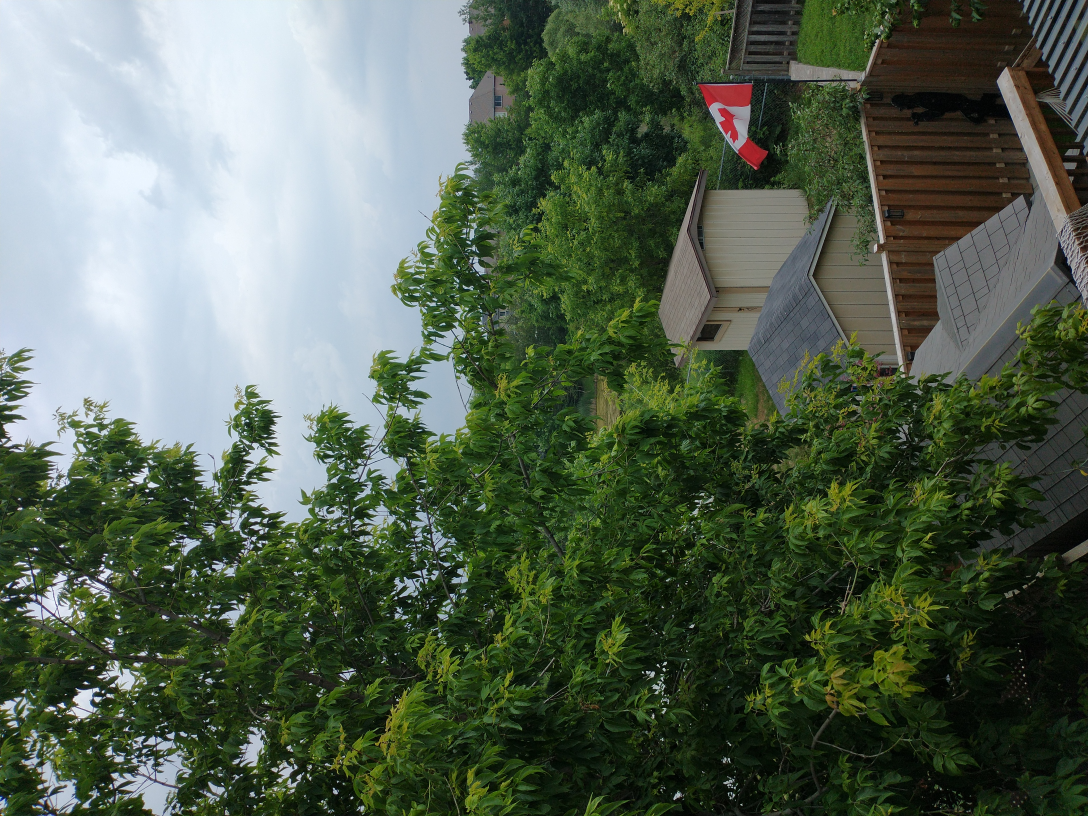
#> input picture DayNight/day/IMG_20210705_162236780.jpg, 3264 x 2448 px, given as the content of the folder C:/Users/Yanny/Desktop/NavMobility Interview/DayNight/org, which was not available (shown at 1/3 size)
$ python main.py
#> lines starting #> are read from the running program, lines starting #| are printed output that depends on the picture; pictures that were not available may be replaced by others from this repository, and a replacement may not be noted
import os
from os import listdir
from datetime import datetime
from PIL import Image
from PIL.ExifTags import TAGS
import shutil
import cv2

#Returns the time the photo was taken using exif tags

def date_taken(path):
    time_taken = Image.open(path)._getexif()[36867]
    return time_taken[11:16] \

def sort_file(file_name, date):
    hour = int(date [0:2])
    min = int(date[3:5])
    dayPath = r"C:\Users\Yanny\Desktop\NavMobility Interview\DayNight\day"
    nightPath = r"C:\Users\Yanny\Desktop\NavMobility Interview\DayNight\night"
    srcPath = file_name
    if (hour >= 19 and min >= 30):
        shutil.copy(srcPath, nightPath)
    else:
        shutil.copy(srcPath, dayPath)

def compare():
    dayPath = r"C:\Users\Yanny\Desktop\NavMobility Interview\DayNight\day"
    nightPath = r"C:\Users\Yanny\Desktop\NavMobility Interview\DayNight\night"
    file = open("results.txt", "w+")
    for folder in [dayPath, nightPath]:
        images = os.listdir(folder)
        for i in range(len(images)-1):
            img1 = cv2.imread(os.path.join(folder, images[i]))
            img2 = cv2.imread(os.path.join(folder, images[i+1]))
            img1 = cv2.GaussianBlur(img1, (5, 5), 0)
            img2 = cv2.GaussianBlur(img2, (5, 5), 0)
            diff = cv2.absdiff(img1, img2)
            file.write("\nImages " + str(i) + " and " + str(i+1) + "\n")
            file.write(str(diff))

#Could add a clear function to empty the folders and reset the results so that program can be run for multiple folders of images

folder_dir = r"C:\Users\Yanny\Desktop\NavMobility Interview\DayNight\org"
image_types = ('.png', '.jpeg', '.jpg', '.gif')

def main():
    #creates final dirs for sorting
    for images in os.listdir(folder_dir):
        imagesFile = r"C:\Users\Yanny\Desktop\NavMobility Interview\DayNight\org"'\\'
        name = imagesFile + images
        time = date_taken(name)
#> in date_taken, `time_taken = Image.open(path)._getexif()[36867]`: time_taken = '2021:07:05 16:22:37'
#> time = '16:22'
        sort_file(name, time)
        compare()
#> in compare, `img1 = cv2.imread(os.path.join(folder, images[i]))`:
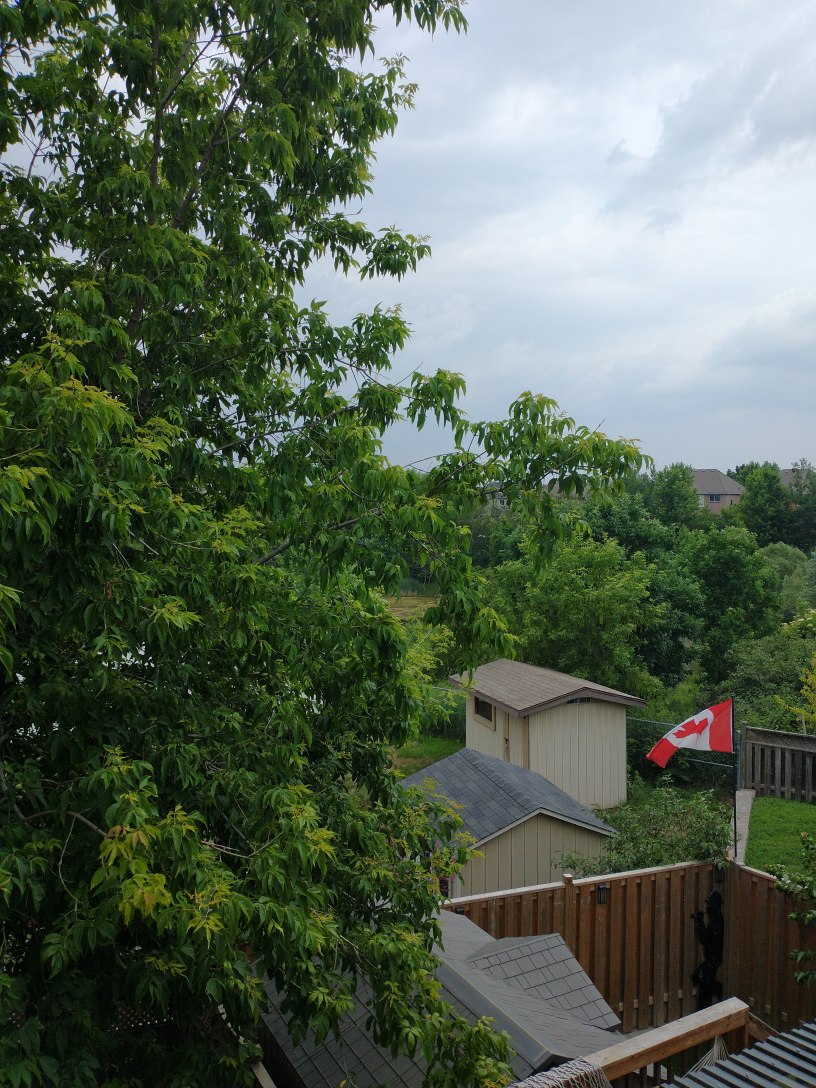
#> img1: shape (3264, 2448, 3) (shown at 1/3 size); mean B, G, R 82, 99.4, 85.7
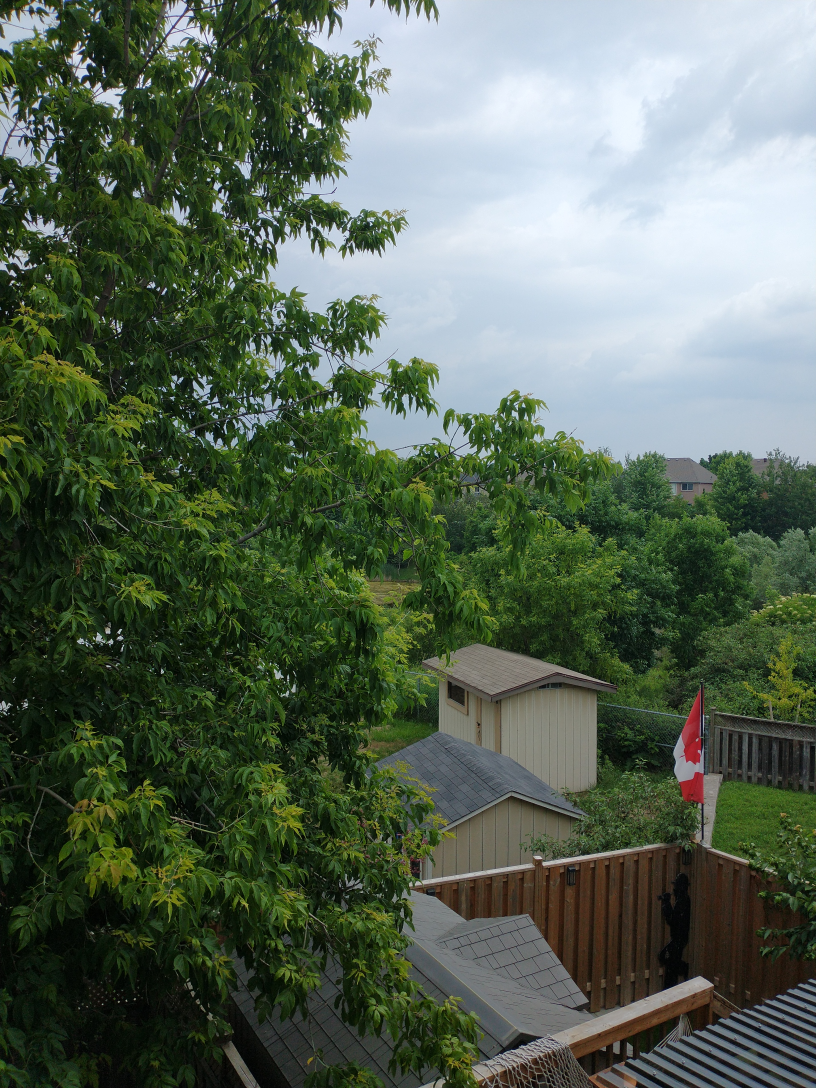
#> input picture DayNight/day/IMG_20210705_162244947.jpg, 2448 x 3264 px, found by its file name (shown at 1/3 size)
#> in compare, img2 is the input picture: shape (3264, 2448, 3); mean B, G, R 85.9, 102.3, 88.5
#> in compare, `diff = cv2.absdiff(img1, img2)`:
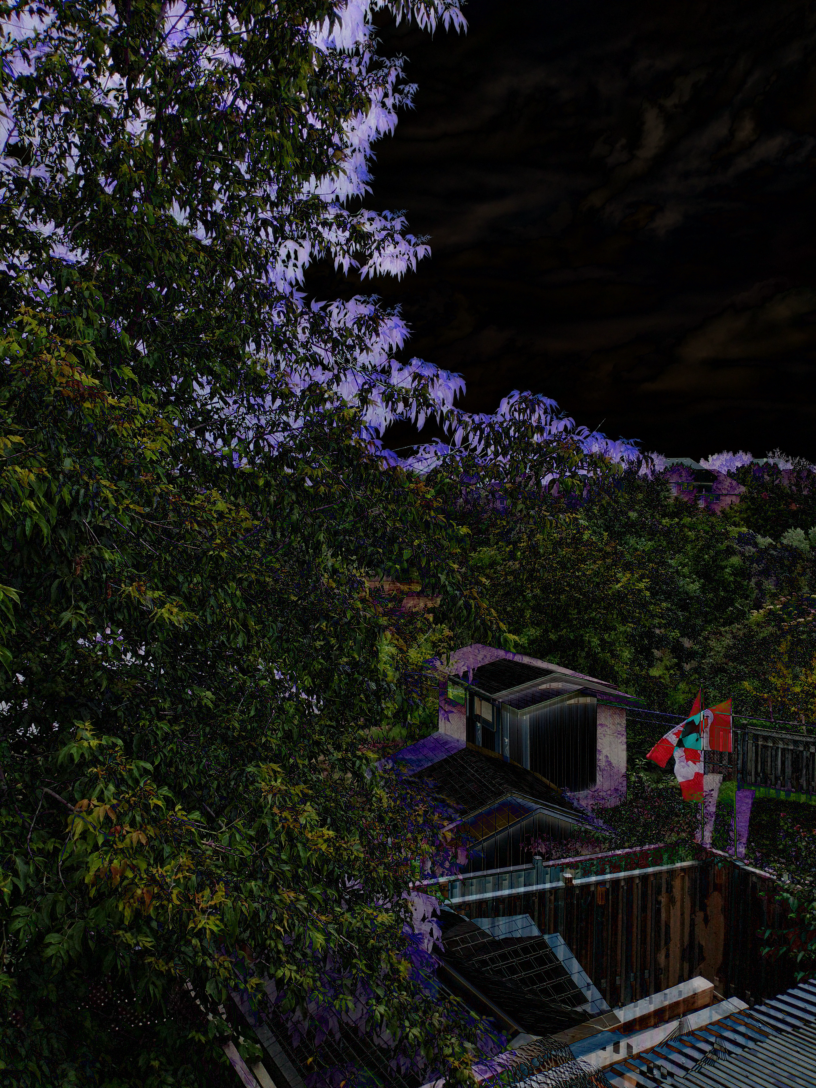
#> diff: shape (3264, 2448, 3) (shown at 1/3 size); mean B, G, R 26.4, 28.5, 27.8


if __name__ == "__main__":
    main()
